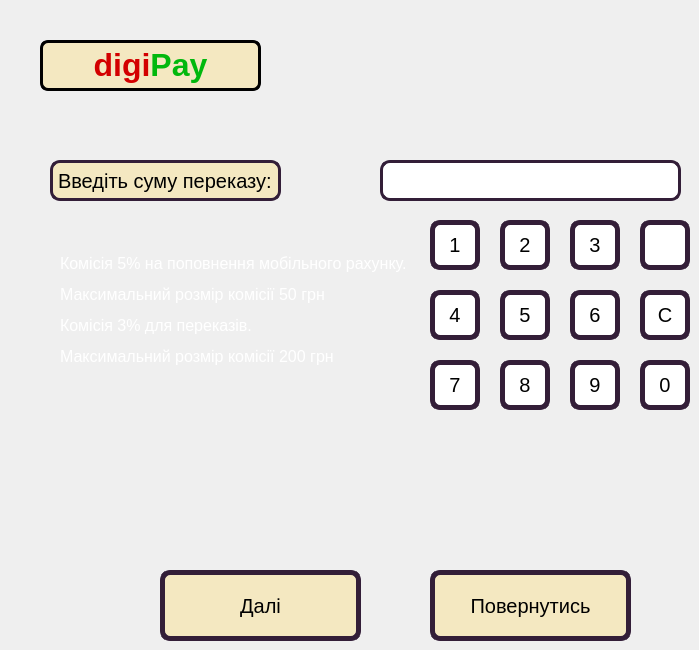
   <widget class="QWidget" name="sum_of_transfer">
    <widget class="QLabel" name="label_2">
     <property name="geometry">
      <rect>
       <x>60</x>
       <y>250</y>
       <width>371</width>
       <height>121</height>
      </rect>
     </property>
     <property name="text">
      <string>&lt;html&gt;&lt;head/&gt;&lt;body&gt;&lt;p&gt;&lt;span style=&quot; font-size:12pt; color:#ffffff;&quot;&gt;Комісія 5% на поповнення мобільного рахунку. &lt;/span&gt;&lt;/p&gt;&lt;p&gt;&lt;span style=&quot; font-size:12pt; color:#ffffff;&quot;&gt;Максимальний розмір комісії 50 грн&lt;/span&gt;&lt;/p&gt;&lt;p&gt;&lt;span style=&quot; font-size:12pt; color:#ffffff;&quot;&gt;Комісія 3% для переказів.&lt;/span&gt;&lt;/p&gt;&lt;p&gt;&lt;span style=&quot; font-size:12pt; color:#ffffff;&quot;&gt;Максимальний розмір комісії 200 грн &lt;/span&gt;&lt;/p&gt;&lt;/body&gt;&lt;/html&gt;</string>
     </property>
    </widget>
    <widget class="QPushButton" name="cancel_sum_button">
     <property name="geometry">
      <rect>
       <x>430</x>
       <y>570</y>
       <width>201</width>
       <height>71</height>
      </rect>
     </property>
     <property name="font">
      <font>
       <pointsize>15</pointsize>
      </font>
     </property>
     <property name="cursor">
      <cursorShape>PointingHandCursor</cursorShape>
     </property>
     <property name="styleSheet">
      <string notr="true">background-color: #F4E8C1;
border-radius: 10px;
border-width: 5px;
border-color:  #331E38;
border-style:solid;
outline: 0;</string>
     </property>
     <property name="text">
      <string>Повернутись</string>
     </property>
    </widget>
    <widget class="QLabel" name="digipay_label_3">
     <property name="geometry">
      <rect>
       <x>40</x>
       <y>40</y>
       <width>221</width>
       <height>51</height>
      </rect>
     </property>
     <property name="styleSheet">
      <string notr="true">background-color: #F4E8C1;
border-style: solid;
border-width: 3px;
border-radius: 8px</string>
     </property>
     <property name="text">
      <string>&lt;!DOCTYPE HTML PUBLIC &quot;-//W3C//DTD HTML 4.0//EN&quot; &quot;http://www.w3.org/TR/REC-html40/strict.dtd&quot;&gt;
&lt;html&gt;&lt;head&gt;&lt;meta name=&quot;qrichtext&quot; content=&quot;1&quot; /&gt;&lt;style type=&quot;text/css&quot;&gt;
p, li { white-space: pre-wrap; }
&lt;/style&gt;&lt;/head&gt;&lt;body style=&quot; font-family:'MS Shell Dlg 2'; font-size:8pt; font-weight:400; font-style:normal;&quot;&gt;
&lt;p style=&quot; margin-top:0px; margin-bottom:0px; margin-left:0px; margin-right:0px; -qt-block-indent:0; text-indent:0px;&quot;&gt;&lt;span style=&quot; font-size:24pt; font-weight:600; color:#d30000;&quot;&gt;digi&lt;/span&gt;&lt;span style=&quot; font-size:24pt; font-weight:600; color:#01b80d;&quot;&gt;Pay&lt;/span&gt;&lt;/p&gt;&lt;/body&gt;&lt;/html&gt;</string>
     </property>
     <property name="alignment">
      <set>Qt::AlignCenter</set>
     </property>
    </widget>
    <widget class="QPushButton" name="goto_pin">
     <property name="geometry">
      <rect>
       <x>160</x>
       <y>570</y>
       <width>201</width>
       <height>71</height>
      </rect>
     </property>
     <property name="font">
      <font>
       <pointsize>15</pointsize>
      </font>
     </property>
     <property name="cursor">
      <cursorShape>PointingHandCursor</cursorShape>
     </property>
     <property name="styleSheet">
      <string notr="true">background-color: #F4E8C1;
border-radius: 10px;
border-width: 5px;
border-color:  #331E38;
border-style:solid;
outline: 0;</string>
     </property>
     <property name="text">
      <string>Далі</string>
     </property>
    </widget>
    <widget class="QPushButton" name="num_4_transfer">
     <property name="geometry">
      <rect>
       <x>430</x>
       <y>290</y>
       <width>50</width>
       <height>50</height>
      </rect>
     </property>
     <property name="font">
      <font>
       <pointsize>15</pointsize>
      </font>
     </property>
     <property name="cursor">
      <cursorShape>PointingHandCursor</cursorShape>
     </property>
     <property name="styleSheet">
      <string notr="true">background-color: #ffffff;
border-radius: 10px;
border-width: 5px;
border-color:  #331E38;
border-style:solid;
outline: 0;</string>
     </property>
     <property name="text">
      <string>4</string>
     </property>
    </widget>
    <widget class="QPushButton" name="num_2_transfer">
     <property name="geometry">
      <rect>
       <x>500</x>
       <y>220</y>
       <width>50</width>
       <height>50</height>
      </rect>
     </property>
     <property name="font">
      <font>
       <pointsize>15</pointsize>
      </font>
     </property>
     <property name="cursor">
      <cursorShape>PointingHandCursor</cursorShape>
     </property>
     <property name="styleSheet">
      <string notr="true">background-color: #ffffff;
border-radius: 10px;
border-width: 5px;
border-color:  #331E38;
border-style:solid;
outline: 0;</string>
     </property>
     <property name="text">
      <string>2</string>
     </property>
    </widget>
    <widget class="QPushButton" name="num_9_transfer">
     <property name="geometry">
      <rect>
       <x>570</x>
       <y>360</y>
       <width>50</width>
       <height>50</height>
      </rect>
     </property>
     <property name="font">
      <font>
       <pointsize>15</pointsize>
      </font>
     </property>
     <property name="cursor">
      <cursorShape>PointingHandCursor</cursorShape>
     </property>
     <property name="styleSheet">
      <string notr="true">background-color: #ffffff;
border-radius: 10px;
border-width: 5px;
border-color:  #331E38;
border-style:solid;
outline: 0;</string>
     </property>
     <property name="text">
      <string>9</string>
     </property>
    </widget>
    <widget class="QPushButton" name="num_0_transfer">
     <property name="geometry">
      <rect>
       <x>640</x>
       <y>360</y>
       <width>50</width>
       <height>50</height>
      </rect>
     </property>
     <property name="font">
      <font>
       <pointsize>15</pointsize>
      </font>
     </property>
     <property name="cursor">
      <cursorShape>PointingHandCursor</cursorShape>
     </property>
     <property name="styleSheet">
      <string notr="true">background-color: #ffffff;
border-radius: 10px;
border-width: 5px;
border-color:  #331E38;
border-style:solid;
outline: 0;</string>
     </property>
     <property name="text">
      <string>0</string>
     </property>
    </widget>
    <widget class="QPushButton" name="cl_all_transfer">
     <property name="geometry">
      <rect>
       <x>640</x>
       <y>290</y>
       <width>50</width>
       <height>50</height>
      </rect>
     </property>
     <property name="font">
      <font>
       <pointsize>15</pointsize>
      </font>
     </property>
     <property name="cursor">
      <cursorShape>PointingHandCursor</cursorShape>
     </property>
     <property name="styleSheet">
      <string notr="true">background-color: #ffffff;
border-radius: 10px;
border-width: 5px;
border-color:  #331E38;
border-style:solid;
outline: 0;</string>
     </property>
     <property name="text">
      <string>С</string>
     </property>
    </widget>
    <widget class="QPushButton" name="num_6_transfer">
     <property name="geometry">
      <rect>
       <x>570</x>
       <y>290</y>
       <width>50</width>
       <height>50</height>
      </rect>
     </property>
     <property name="font">
      <font>
       <pointsize>15</pointsize>
      </font>
     </property>
     <property name="cursor">
      <cursorShape>PointingHandCursor</cursorShape>
     </property>
     <property name="styleSheet">
      <string notr="true">background-color: #ffffff;
border-radius: 10px;
border-width: 5px;
border-color:  #331E38;
border-style:solid;
outline: 0;</string>
     </property>
     <property name="text">
      <string>6</string>
     </property>
    </widget>
    <widget class="QPushButton" name="num_3_transfer">
     <property name="geometry">
      <rect>
       <x>570</x>
       <y>220</y>
       <width>50</width>
       <height>50</height>
      </rect>
     </property>
     <property name="font">
      <font>
       <pointsize>15</pointsize>
      </font>
     </property>
     <property name="cursor">
      <cursorShape>PointingHandCursor</cursorShape>
     </property>
     <property name="styleSheet">
      <string notr="true">background-color: #ffffff;
border-radius: 10px;
border-width: 5px;
border-color:  #331E38;
border-style:solid;
outline: 0;</string>
     </property>
     <property name="text">
      <string>3</string>
     </property>
    </widget>
    <widget class="QPushButton" name="num_5_transfer">
     <property name="geometry">
      <rect>
       <x>500</x>
       <y>290</y>
       <width>50</width>
       <height>50</height>
      </rect>
     </property>
     <property name="font">
      <font>
       <pointsize>15</pointsize>
      </font>
     </property>
     <property name="cursor">
      <cursorShape>PointingHandCursor</cursorShape>
     </property>
     <property name="styleSheet">
      <string notr="true">background-color: #ffffff;
border-radius: 10px;
border-width: 5px;
border-color:  #331E38;
border-style:solid;
outline: 0;</string>
     </property>
     <property name="text">
      <string>5</string>
     </property>
    </widget>
    <widget class="QPushButton" name="num_8_transfer">
     <property name="geometry">
      <rect>
       <x>500</x>
       <y>360</y>
       <width>50</width>
       <height>50</height>
      </rect>
     </property>
     <property name="font">
      <font>
       <pointsize>15</pointsize>
      </font>
     </property>
     <property name="cursor">
      <cursorShape>PointingHandCursor</cursorShape>
     </property>
     <property name="styleSheet">
      <string notr="true">background-color: #ffffff;
border-radius: 10px;
border-width: 5px;
border-color:  #331E38;
border-style:solid;
outline: 0;</string>
     </property>
     <property name="text">
      <string>8</string>
     </property>
    </widget>
    <widget class="QPushButton" name="num_1_transfer">
     <property name="geometry">
      <rect>
       <x>430</x>
       <y>220</y>
       <width>50</width>
       <height>50</height>
      </rect>
     </property>
     <property name="font">
      <font>
       <pointsize>15</pointsize>
      </font>
     </property>
     <property name="cursor">
      <cursorShape>PointingHandCursor</cursorShape>
     </property>
     <property name="styleSheet">
      <string notr="true">background-color: #ffffff;
border-radius: 10px;
border-width: 5px;
border-color:  #331E38;
border-style:solid;
outline: 0;</string>
     </property>
     <property name="text">
      <string>1</string>
     </property>
    </widget>
    <widget class="QPushButton" name="cl_one_transfer">
     <property name="geometry">
      <rect>
       <x>640</x>
       <y>220</y>
       <width>50</width>
       <height>50</height>
      </rect>
     </property>
     <property name="font">
      <font>
       <pointsize>15</pointsize>
      </font>
     </property>
     <property name="cursor">
      <cursorShape>PointingHandCursor</cursorShape>
     </property>
     <property name="styleSheet">
      <string notr="true">background-color: #ffffff;
border-radius: 10px;
border-width: 5px;
border-color:  #331E38;
border-style:solid;
outline: 0;</string>
     </property>
     <property name="text">
      <string/>
     </property>
     <property name="icon">
      <iconset resource="resources.qrc">
       <normaloff>:/icons/back_icon.png</normaloff>:/icons/back_icon.png</iconset>
     </property>
     <property name="iconSize">
      <size>
       <width>30</width>
       <height>30</height>
      </size>
     </property>
    </widget>
    <widget class="QPushButton" name="num_7_transfer">
     <property name="geometry">
      <rect>
       <x>430</x>
       <y>360</y>
       <width>50</width>
       <height>50</height>
      </rect>
     </property>
     <property name="font">
      <font>
       <pointsize>15</pointsize>
      </font>
     </property>
     <property name="cursor">
      <cursorShape>PointingHandCursor</cursorShape>
     </property>
     <property name="styleSheet">
      <string notr="true">background-color: #ffffff;
border-radius: 10px;
border-width: 5px;
border-color:  #331E38;
border-style:solid;
outline: 0;</string>
     </property>
     <property name="text">
      <string>7</string>
     </property>
    </widget>
    <widget class="QLabel" name="label_account_10">
     <property name="geometry">
      <rect>
       <x>50</x>
       <y>160</y>
       <width>231</width>
       <height>41</height>
      </rect>
     </property>
     <property name="font">
      <font>
       <pointsize>15</pointsize>
      </font>
     </property>
     <property name="styleSheet">
      <string notr="true">background-color: #F4E8C1;
border-radius: 10px;
border-width: 3px;
border-color:  #331E38;
border-style:solid;
outline: 0;</string>
     </property>
     <property name="text">
      <string>Введіть суму переказу:</string>
     </property>
    </widget>
    <widget class="QLineEdit" name="label_trans_sum">
     <property name="geometry">
      <rect>
       <x>380</x>
       <y>160</y>
       <width>301</width>
       <height>41</height>
      </rect>
     </property>
     <property name="font">
      <font>
       <pointsize>15</pointsize>
      </font>
     </property>
     <property name="cursor">
      <cursorShape>PointingHandCursor</cursorShape>
     </property>
     <property name="styleSheet">
      <string notr="true">background-color: rgb(255, 255, 255);
border-width: 3px;
border-radius: 10px;
border-color:  #331E38;
border-style:solid;
outline: 0;</string>
     </property>
     <property name="inputMask">
      <string notr="true"/>
     </property>
     <property name="text">
      <string/>
     </property>
     <property name="maxLength">
      <number>6</number>
     </property>
     <property name="alignment">
      <set>Qt::AlignCenter</set>
     </property>
     <property name="placeholderText">
      <string/>
     </property>
     <property name="clearButtonEnabled">
      <bool>true</bool>
     </property>
    </widget>
   </widget>
